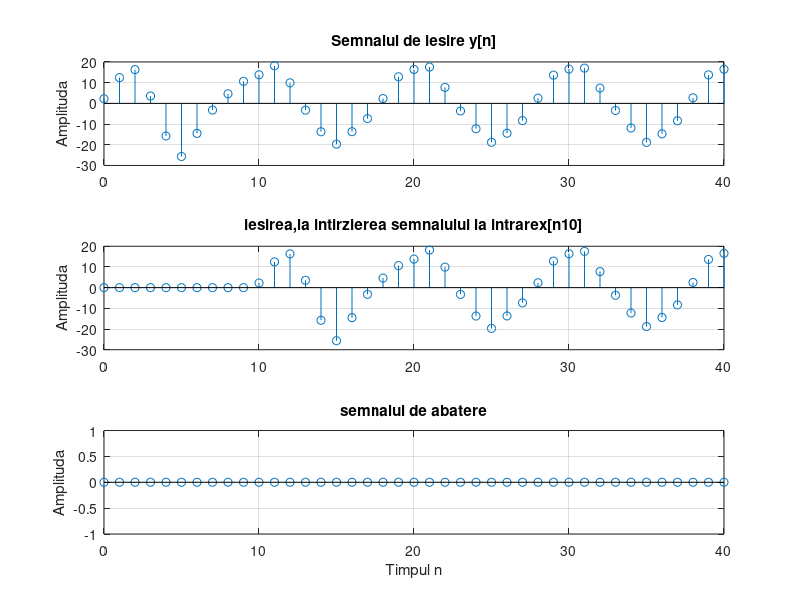

Reproduce this figure in MATLAB.
% Generarea secventelor de intrare
clf; n=0:40; D=10; a=3.0; b=-2;
% calculează semnalul de intrare x ca o combinație de două semnale
% cosinusoidale cu frecvențe diferite și amplitudini date de a și b.
x=a*cos(2*pi*0.1*n)+b*cos(2*pi*0.4*n);
% creează un semnal de intrare întârziat cu D eșantioane, prin
% concatenarea a D zero-uri la începutul semnalului x.
xd=[zeros(1,D) x];
%setează coeficienții numerici și denumerici ai filtrului.
num=[2.2403 2.4908 2.2403];
den=[1 -0.4 0.75];
ic=[0 0]; % setarea conditiilor initiale
%Calcularea semnalului de iesire y[n]
y=filter(num,den,x,ic);
% Calcularea semnalului de iesire yd[n]
yd=filter(num,den,xd,ic);
% Calcularea semnalului deabatere d[n]
d=y-yd(1+D:41+D);
%Afisarea graficelor semnalelor de iesire
subplot(3,1,1);
stem(n,y);
ylabel('Amplituda');
title('Semnalul de iesire y[n]'); grid;
subplot(3,1,2);
stem(n,yd(1:41));
ylabel('Amplituda');

title(['iesirea,la intirzierea semnalului la intrarex[n',num2str(D),']']); grid;
subplot(3,1,3);
stem(n,d);
xlabel('Timpul n'); ylabel('Amplituda');
title('semnalul de abatere'); grid;

